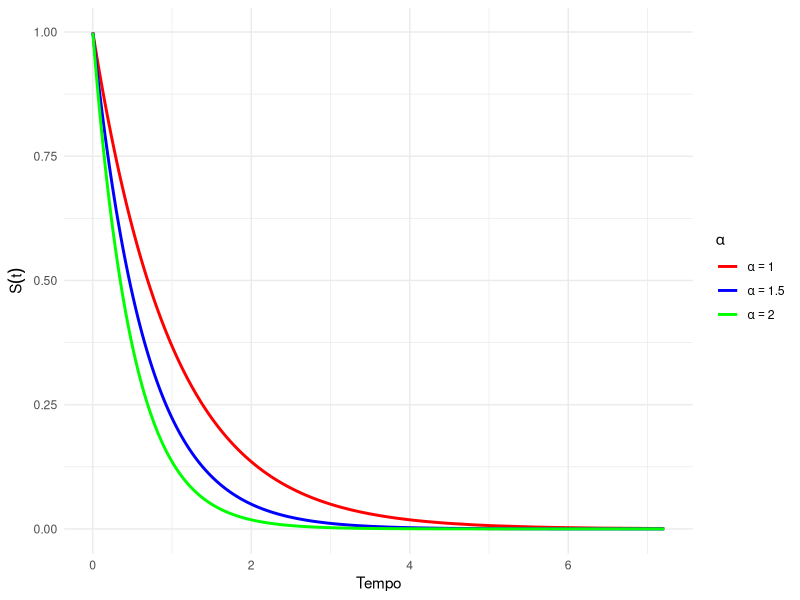
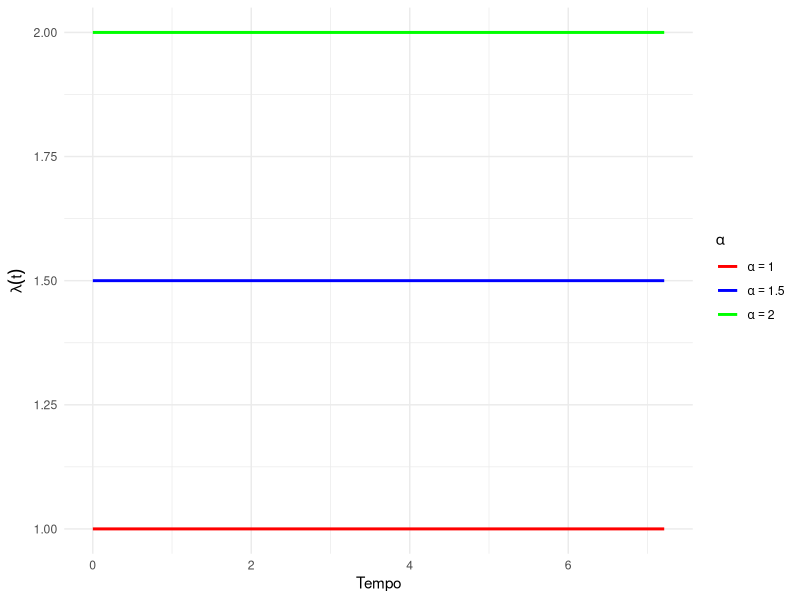
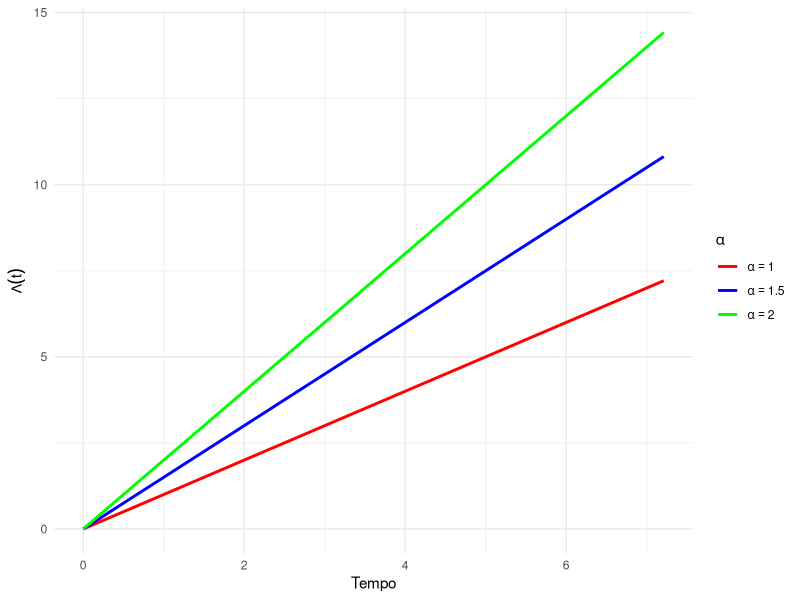
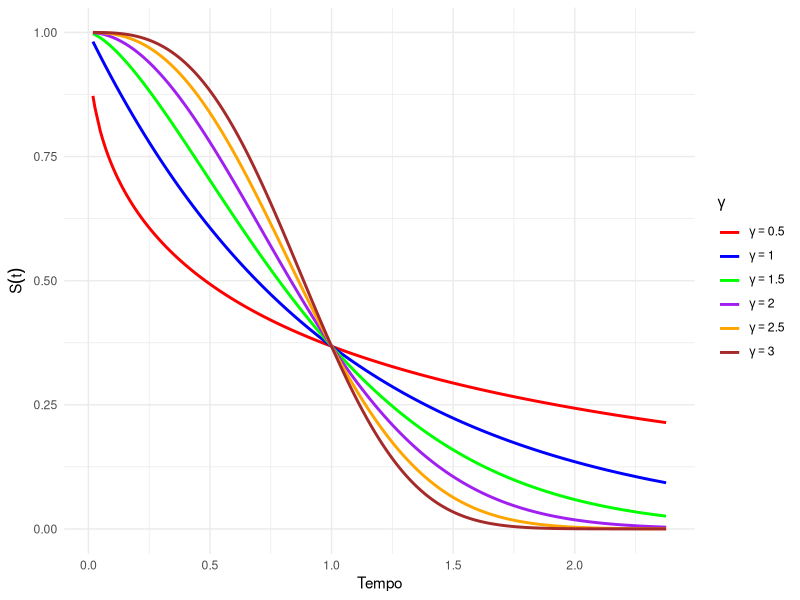
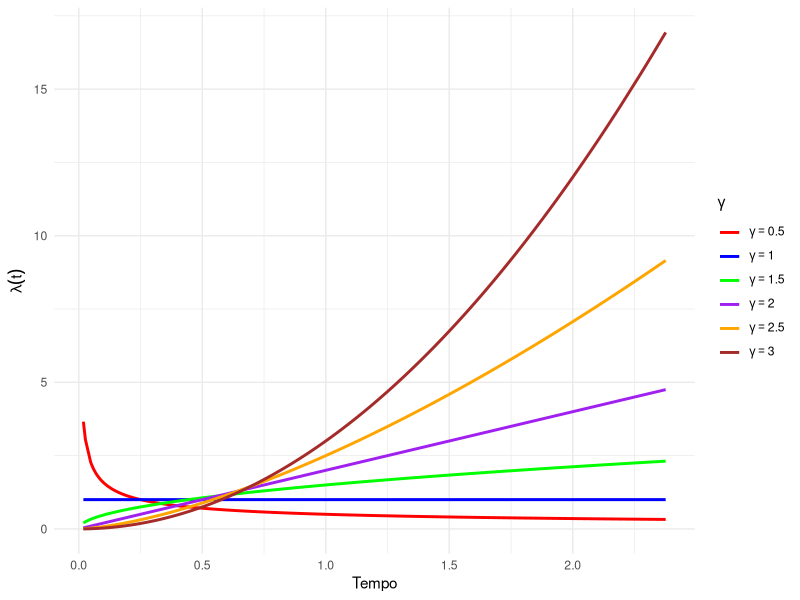
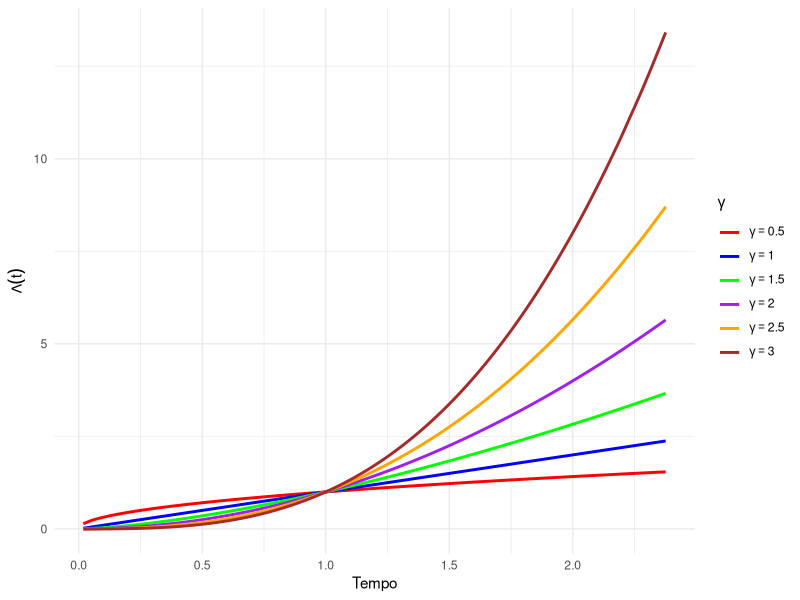
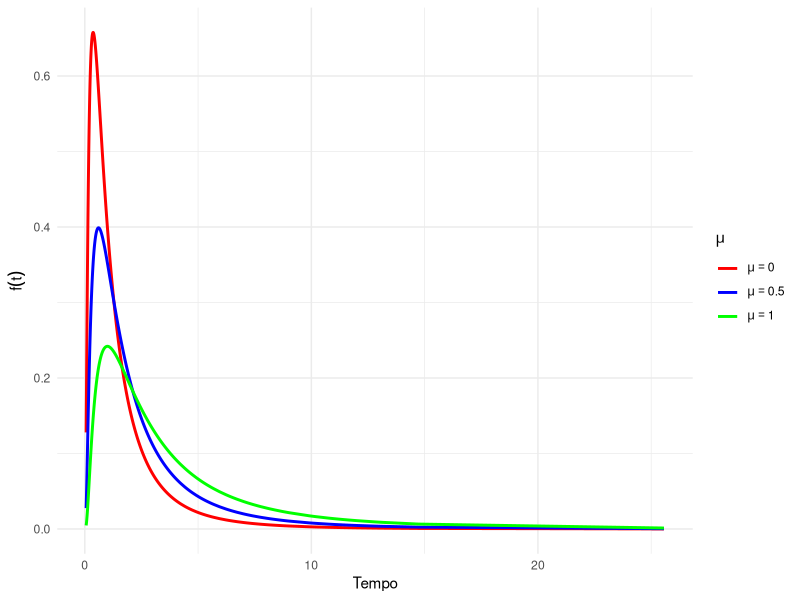
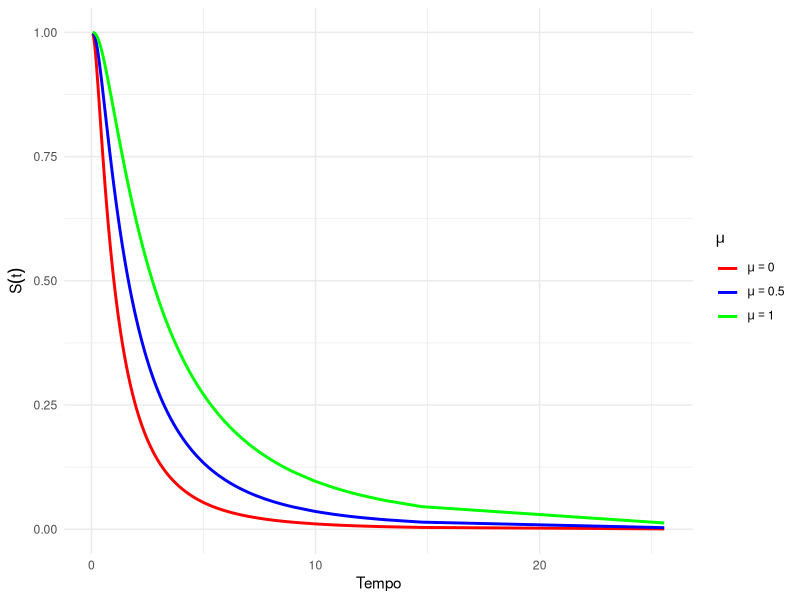

Recreate these plots in R, in order.
# -----------------------
# [1] ATIVAÇÃO DE PACOTES
# -----------------------
library(ggplot2)

set.seed(123)
n <- 1000 # Tamanho da amostra simulada

# ---------------------------
# [2] DISTRIBUIÇÃO EXPONENCIAL
# ---------------------------

# -------------
# [2.1] FUNÇÕES
# -------------
# As funções de sobrevivência, risco e risco acumulado são simplificadas
Stexp <- function(t, alpha) exp(-alpha * t)
htexp <- function(alpha) rep(alpha, length(t))
Ltexp <- function(t, alpha) alpha * t

# ----------------------------------------
# [2.2] SIMULAÇÃO E VARIAÇÃO DE PARÂMETROS
# ----------------------------------------
tempo <- rexp(n, rate = 1) # Simulando dados de uma exponencial
alphas <- c(1, 1.5, 2)     # Valores de alpha a serem avaliados

# Criando um Data Frame com valores das funções
dados <- do.call(rbind, lapply(alphas, function(alpha) {
  data.frame(
    tempo = tempo,
    St = Stexp(tempo, alpha),
    ht = htexp(alpha),
    Lt = Ltexp(tempo, alpha),
    alpha = factor(alpha)
  )
}))

# -------------
# [2.3] GRÁFICOS
# -------------

# Criando uma função para gerar gráficos
plot_func <- function(data, y_var, y_label, color_values, y_expression) {
  ggplot(data, aes(x = tempo, y = !!sym(y_var), color = alpha)) +
    geom_line(stat = "summary", fun = mean, size = 1) +
    labs(x = "Tempo", y = y_expression, color = expression(alpha)) +
    scale_color_manual(values = color_values,
                       labels = lapply(alphas, function(a) bquote(alpha == .(a)))) +
    theme_minimal()
}

# Função de Sobrevivência
plot_func(dados, "St", "S(t)", c("red", "blue", "green"), expression(S(t)))

# Função de Risco
plot_func(dados, "ht", expression(lambda(t)), c("red", "blue", "green"), expression(lambda(t)))

# Função de Risco Acumulado
plot_func(dados, "Lt", expression(Lambda(t)), c("red", "blue", "green"), expression(Lambda(t)))

# ------------------------
# [3] DISTRIBUIÇÃO WEIBULL
# ------------------------

# -------------
# [3.1] FUNÇÕES
# -------------

# Funções para Weibull
StWei <- function(t, alpha, gamma) exp(-(alpha * t)^gamma)
htWei <- function(t, alpha, gamma) gamma * (alpha^gamma) * t^(gamma - 1)
LtWei <- function(t, alpha, gamma) (alpha * t)^gamma

# ----------------------------------------
# [3.2] SIMULAÇÃO E VARIAÇÃO DE PARÂMETROS
# ----------------------------------------

# Simulando dados de uma Weibull
tempo <- rweibull(n, shape = 2, scale = 1)
alpha <- 1   # Fixo para simplificar
gammas <- c(0.5, 1.0, 1.5, 2.0, 2.5, 3.0) # Valores de gamma

# Criando um Data Frame com valores das funções
dados <- do.call(rbind, lapply(gammas, function(gamma) {
  data.frame(
    tempo = tempo,
    St = StWei(tempo, alpha, gamma),
    ht = htWei(tempo, alpha, gamma),
    Lt = LtWei(tempo, alpha, gamma),
    gamma = factor(gamma)
  )
}))

# -------------
# [3.3] GRÁFICOS
# -------------

# Função genérica para gráficos
plot_func <- function(data, y_var, y_label, color_values, y_expression) {
  ggplot(data, aes(x = tempo, y = !!sym(y_var), color = gamma)) +
    geom_line(stat = "summary", fun = mean, size = 1) +
    labs(x = "Tempo", y = y_expression, color = expression(gamma)) +
    scale_color_manual(values = color_values,
                       labels = lapply(gammas, function(g) bquote(gamma == .(g)))) +
    theme_minimal()
}

# Paleta de cores
color_values <- c("red", "blue", "green", "purple", "orange", "brown")

# Função de Sobrevivência
plot_func(dados, "St", expression(S(t)), color_values, expression(S(t)))

# Função de Risco
plot_func(dados, "ht", expression(lambda(t)), color_values, expression(lambda(t)))

# Função de Risco Acumulado
plot_func(dados, "Lt", expression(Lambda(t)), color_values, expression(Lambda(t)))

# --------------------------
# [4] DISTRIBUIÇÃO LOG-NORMAL
# --------------------------

library(ggplot2)
library(dplyr)

set.seed(123)
n <- 1000 # Tamanho da amostra simulada

# -------------
# [4.1] FUNÇÕES
# -------------

# Função densidade (f)
ftLogNormal <- function(t, mu, sigma) {
  (1 / (t * sigma * sqrt(2 * pi))) * exp(-0.5 * ((log(t) - mu) / sigma)^2)
}

# Função de Sobrevivência (S)
StLogNormal <- function(t, mu, sigma) {
  pnorm(-(log(t) - mu) / sigma, lower.tail = TRUE)
}

# Função de Risco (h)
htLogNormal <- function(t, mu, sigma) {
  ftLogNormal(t, mu, sigma) / StLogNormal(t, mu, sigma)
}

# Função de Risco Acumulado (Lambda)
LtLogNormal <- function(t, mu, sigma) {
  -log(StLogNormal(t, mu, sigma))
}

# ----------------------------------------
# [4.2] SIMULAÇÃO E VARIAÇÃO DE PARÂMETROS
# ----------------------------------------

# Simulando dados da distribuição log-normal
tempo <- rlnorm(n, meanlog = 0, sdlog = 1)
mus <- c(0, 0.5, 1) # Valores de mu
sigma <- 1         # Valor fixo de sigma

# Criando um Data Frame com valores das funções
dados <- do.call(rbind, lapply(mus, function(mu) {
  data.frame(
    tempo = tempo,
    ft = ftLogNormal(tempo, mu, sigma),
    St = StLogNormal(tempo, mu, sigma),
    ht = htLogNormal(tempo, mu, sigma),
    Lt = LtLogNormal(tempo, mu, sigma),
    mu = factor(mu)
  )
}))

# -------------
# [4.3] GRÁFICOS
# -------------

# Função genérica para gráficos
plot_func <- function(data, y_var, y_label, color_values, y_expression) {
  ggplot(data, aes(x = tempo, y = !!sym(y_var), color = mu)) +
    geom_line(stat = "summary", fun = mean, size = 1) +
    labs(x = "Tempo", y = y_expression, color = expression(mu)) +
    scale_color_manual(values = color_values,
                       labels = lapply(mus, function(m) bquote(mu == .(m)))) +
    theme_minimal()
}

# Paleta de cores
color_values <- c("red", "blue", "green")

# Função de Densidade
plot_func(dados, "ft", expression(f(t)), color_values, expression(f(t)))

# Função de Sobrevivência
plot_func(dados, "St", expression(S(t)), color_values, expression(S(t)))

# Função de Risco
plot_func(dados, "ht", expression(lambda(t)), color_values, expression(lambda(t)))

# Função de Risco Acumulado
plot_func(dados, "Lt", expression(Lambda(t)), color_values, expression(Lambda(t)))